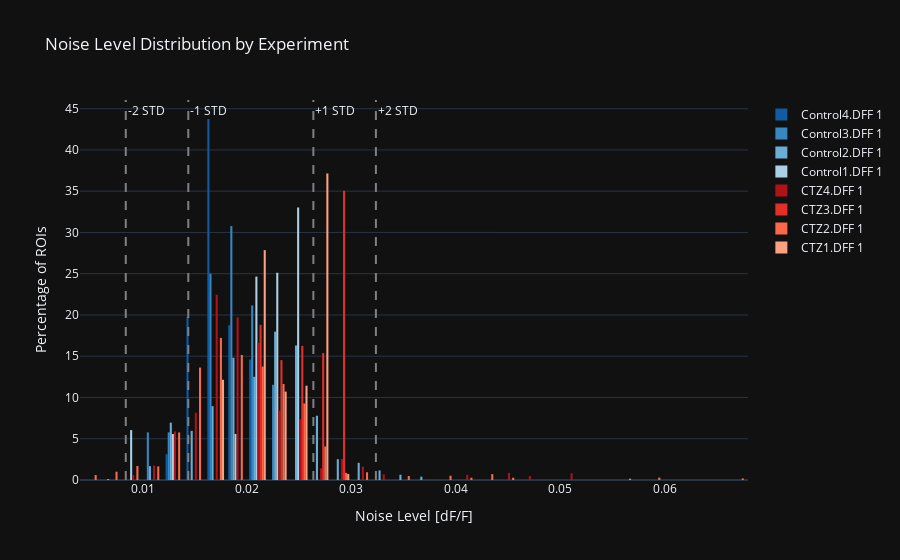

The notebook cell saved with this chart:
### Code cell
import plotly.graph_objects as go

fig = go.Figure()

# Loop through each experiment and add a normalized histogram trace
for experiment_id in experiments_amplitude_df['experiment_id'].unique():
    experiment_df_subset = experiments_amplitude_df[experiments_amplitude_df['experiment_id'] == experiment_id]
    fig.add_trace(
        go.Histogram(
            x=experiment_df_subset['noise_level'],
            nbinsx=50,
            name=experiment_id,
            histnorm='percent'  # Normalize to percentage
        )
    )

# Update layout for a dark theme and axis labels
fig.update_layout(
    title='Noise Level Distribution by Experiment',
    xaxis_title='Noise Level [dF/F]',
    yaxis_title='Percentage of ROIs',
    template='plotly_dark'
)
for i, experiment_id in enumerate(experiments_amplitude_df['experiment_id'].unique()):
    fig.data[i].marker.color = experiment_palette[experiment_id]

#Add vertical lines at noise cutoffs
fig.add_vline(x=mean_noise - 1 * std_noise, line_dash='dash', line_color='gray', annotation_text='-1 STD')
fig.add_vline(x=mean_noise + 1 * std_noise, line_dash='dash', line_color='gray', annotation_text='+1 STD')
fig.add_vline(x=mean_noise - 2 * std_noise, line_dash='dash', line_color='gray', annotation_text='-2 STD')
fig.add_vline(x=mean_noise + 2 * std_noise, line_dash='dash', line_color='gray', annotation_text='+2 STD')

fig.show()
#Save as html
fig.write_html('noise_level_histogram_by_experiment_normalized.html')

### Figure 1 — Plotly figure (JSON) as saved in the notebook; plotly's stock layout.template omitted (floating-point values rounded to 4 significant figures; data arrays with more than 128 entries replaced by an {"elided": "..."} marker saying what was removed)
{"data": [{"histnorm": "percent", "marker": {"color": "#105ba4"}, "name": "Control4.DFF 1", "nbinsx": 50, "type": "histogram", "x": [0.01495, 0.01495, 0.01495, 0.01588, 0.01588, 0.01588, 0.01385, 0.01385, 0.01385, 0.01638, 0.01638, 0.01638, 0.01431, 0.01431, 0.01431, 0.01464, 0.01464, 0.01464, 0.01651, 0.01651, 0.01651, 0.01567, 0.01567, 0.01567, 0.01698, 0.01698, 0.01698, 0.0171, 0.0171, 0.0171, 0.0171, 0.01817, 0.01817, 0.01817, 0.01704, 0.01704, 0.01704, 0.02, 0.02, 0.02, 0.02, 0.01646, 0.01646, 0.01646, 0.02083, 0.02083, 0.02083, 0.01658, 0.01658, 0.01658, 0.01652, 0.01652, 0.01652, 0.01652, 0.01761, 0.01761, 0.01761, 0.0163, 0.0163, 0.0163, 0.01712, 0.01712, 0.01712, 0.01575, 0.01575, 0.01575, 0.01575, 0.02016, 0.02016, 0.02016, 0.02016, 0.02016, 0.02016, 0.02016, 0.01843, 0.01843, 0.01843, 0.01661, 0.01661, 0.01661, 0.01844, 0.01844, 0.01844, 0.01669, 0.01669, 0.01669, 0.01669, 0.01873, 0.01873, 0.01873, 0.0192, 0.0192, 0.0192, 0.0182, 0.0182, 0.0182]}, {"histnorm": "percent", "marker": {"color": "#3787c0"}, "name": "Control3.DFF 1", "nbinsx": 50, "type": "histogram", "x": [0.01186, 0.01186, 0.01186, 0.01243, 0.01243, 0.01243, 0.01965, 0.01965, 0.01965, 0.02035, 0.02035, 0.02035, 0.01852, 0.01852, 0.01852, 0.01788, 0.01788, 0.01788, 0.01788, 0.01951, 0.01951, 0.01951, 0.01943, 0.01943, 0.01943, 0.01943, 0.01728, 0.01728, 0.01728, 0.01768, 0.01768, 0.01768, 0.02244, 0.02244, 0.02244, 0.02189, 0.02189, 0.02189, 0.02189, 0.01819, 0.01819, 0.01819, 0.01788, 0.01788, 0.01788, 0.02125, 0.02125, 0.02125, 0.02125, 0.02392, 0.02392, 0.02392]}, {"histnorm": "percent", "marker": {"color": "#6aaed6"}, "name": "Control2.DFF 1", "nbinsx": 50, "type": "histogram", "x": {"elided": "2503 float values"}}, {"histnorm": "percent", "marker": {"color": "#abd0e6"}, "name": "Control1.DFF 1", "nbinsx": 50, "type": "histogram", "x": {"elided": "215 float values"}}, {"histnorm": "percent", "marker": {"color": "#b11218"}, "name": "CTZ4.DFF 1", "nbinsx": 50, "type": "histogram", "x": {"elided": "3042 float values"}}, {"histnorm": "percent", "marker": {"color": "#e32f27"}, "name": "CTZ3.DFF 1", "nbinsx": 50, "type": "histogram", "x": [0.02944, 0.02944, 0.02944, 0.02944, 0.02944, 0.02944, 0.02944, 0.02944, 0.02944, 0.02944, 0.02944, 0.02944, 0.02944, 0.02944, 0.02944, 0.02944, 0.02944, 0.02944, 0.02944, 0.02944, 0.02944, 0.02944, 0.02777, 0.02777, 0.02777, 0.02777, 0.02777, 0.02777, 0.02777, 0.02777, 0.02777, 0.02777, 0.02777, 0.02777, 0.02777, 0.02777, 0.02777, 0.02777, 0.02777, 0.02777, 0.02857, 0.02857, 0.02857, 0.02857, 0.02857, 0.02857, 0.02857, 0.02857, 0.02857, 0.02857, 0.02857, 0.02857, 0.02857, 0.02857, 0.02857, 0.02857, 0.02857, 0.02857, 0.02857, 0.0223, 0.0223, 0.0223, 0.0223, 0.0223, 0.0223, 0.0223, 0.0223, 0.0223, 0.0223, 0.0223, 0.0223, 0.0223, 0.0223, 0.0223, 0.0223, 0.0223, 0.021, 0.021, 0.021, 0.021, 0.021, 0.021, 0.021, 0.021, 0.021, 0.021, 0.021, 0.021, 0.021, 0.021, 0.021, 0.021, 0.021, 0.021, 0.021, 0.021, 0.021, 0.021, 0.02441, 0.02441, 0.02441, 0.02441, 0.02441, 0.02441, 0.02441, 0.02441, 0.02441, 0.02441, 0.02441, 0.02441, 0.02441, 0.02441, 0.02441, 0.02441, 0.02441, 0.02441, 0.02441]}, {"histnorm": "percent", "marker": {"color": "#fb694a"}, "name": "CTZ2.DFF 1", "nbinsx": 50, "type": "histogram", "x": {"elided": "5767 float values"}}, {"histnorm": "percent", "marker": {"color": "#fca082"}, "name": "CTZ1.DFF 1", "nbinsx": 50, "type": "histogram", "x": {"elided": "140 float values"}}], "layout": {"annotations": [{"showarrow": false, "text": "-1 STD", "x": 0.01438, "xanchor": "left", "xref": "x", "y": 1, "yanchor": "top", "yref": "y domain"}, {"showarrow": false, "text": "+1 STD", "x": 0.02636, "xanchor": "left", "xref": "x", "y": 1, "yanchor": "top", "yref": "y domain"}, {"showarrow": false, "text": "-2 STD", "x": 0.008385, "xanchor": "left", "xref": "x", "y": 1, "yanchor": "top", "yref": "y domain"}, {"showarrow": false, "text": "+2 STD", "x": 0.03235, "xanchor": "left", "xref": "x", "y": 1, "yanchor": "top", "yref": "y domain"}], "shapes": [{"line": {"color": "gray", "dash": "dash"}, "type": "line", "x0": 0.01438, "x1": 0.01438, "xref": "x", "y0": 0, "y1": 1, "yref": "y domain"}, {"line": {"color": "gray", "dash": "dash"}, "type": "line", "x0": 0.02636, "x1": 0.02636, "xref": "x", "y0": 0, "y1": 1, "yref": "y domain"}, {"line": {"color": "gray", "dash": "dash"}, "type": "line", "x0": 0.008385, "x1": 0.008385, "xref": "x", "y0": 0, "y1": 1, "yref": "y domain"}, {"line": {"color": "gray", "dash": "dash"}, "type": "line", "x0": 0.03235, "x1": 0.03235, "xref": "x", "y0": 0, "y1": 1, "yref": "y domain"}], "title": {"text": "Noise Level Distribution by Experiment"}, "xaxis": {"title": {"text": "Noise Level [dF/F]"}}, "yaxis": {"title": {"text": "Percentage of ROIs"}}}}
